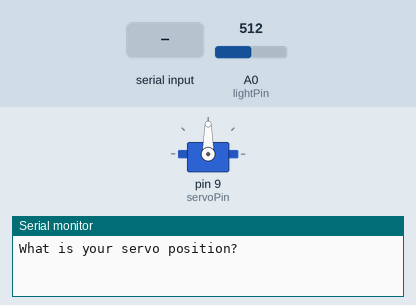
A sketch run on a simulated Arduino Uno, built with avr-gcc and run on an emulated ATmega328P. Shown: servo, the last lines printed to the serial monitor. Inputs (shaded band) come from the test bench; at power-on: A0 (lightPin) = 512.

Above: at 1.2 s.
1.3 s: "30,150\n" received over Serial
At 3.4 s:
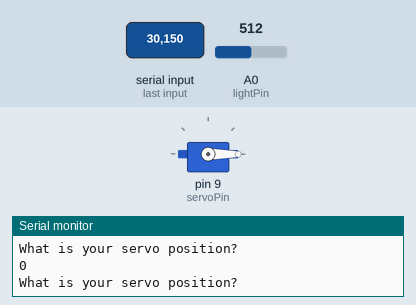
3.8 s: "90,45\n" received over Serial
At 4.5 s:
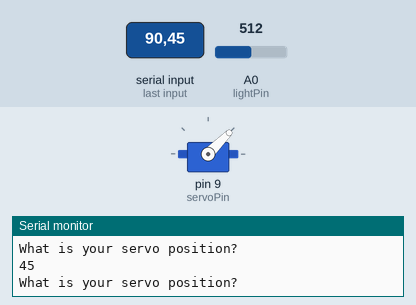
6.3 s: "200\n" received over Serial
At 7.1 s:
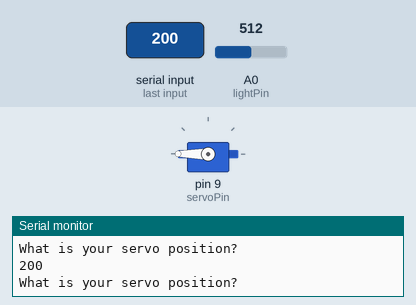
Timing chart, 0 to 9.3 s (numbered marks = the images above; inputs shaded):
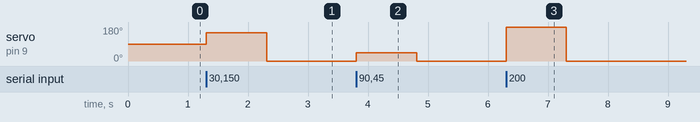

Measured:
- after the input at 1.3 s, servo on pin 9 (servoPin): 90° → 150° at once, → 0° 1.0 s later
- after the input at 3.8 s, servo on pin 9 (servoPin): 0° → 45° at once, → 0° 1.0 s later
- after the input at 6.3 s, servo on pin 9 (servoPin): 0° → 180° at once, → 0° 1.0 s later

The sketch:

servoControl.ino
```cpp
#include <Servo.h>

int lightVal;
int lightPin = A0;
int servoPin = 9;
int servoPos = 165;

Servo myServo;

void setup() {
  // put your setup code here, to run once:
  Serial.begin(9600);
  pinMode(lightPin, INPUT);
  myServo.attach(servoPin);

}

void loop() {
  // put your main code here, to run repeatedly:
  lightVal = analogRead(lightPin);
  Serial.println("What is your servo position? ");
  while (Serial.available()==0){

  }
  servoPos = Serial.parseInt();
  myServo.write(servoPos);
  Serial.println(servoPos);


}
```
